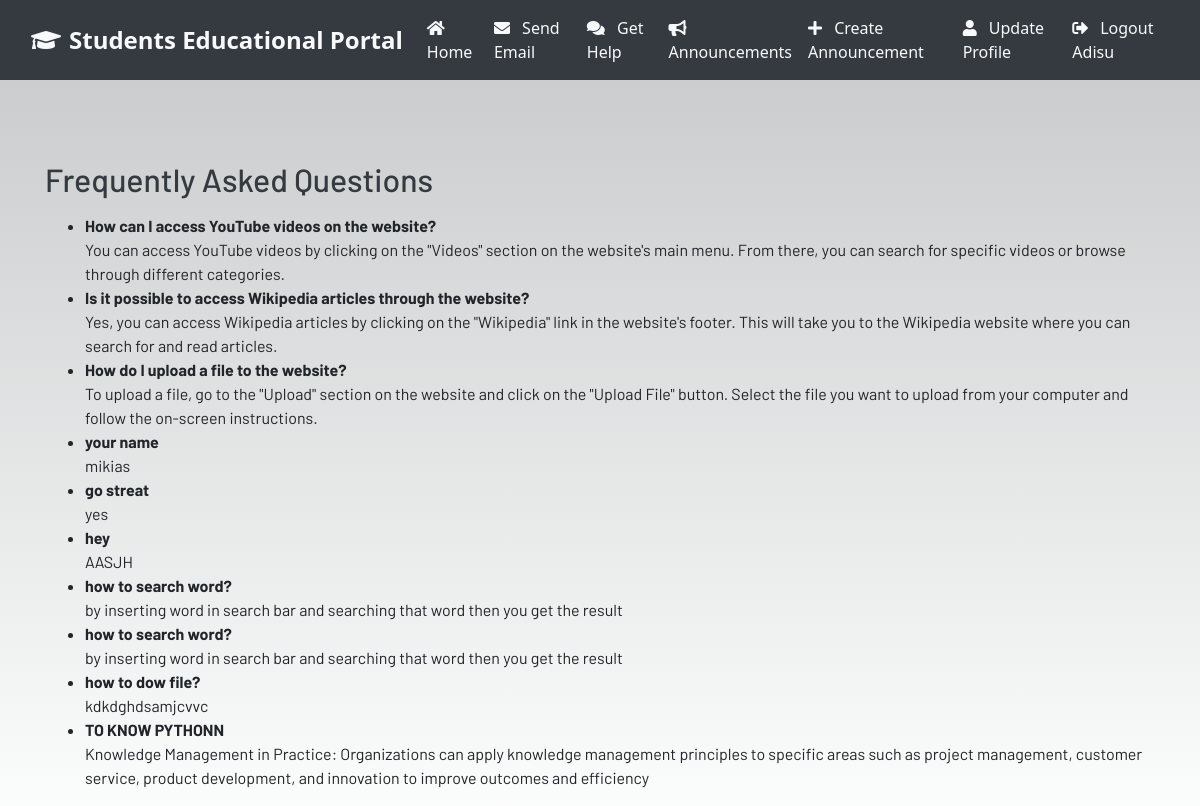
Page /faq/ (signed in) on the earlier database version.
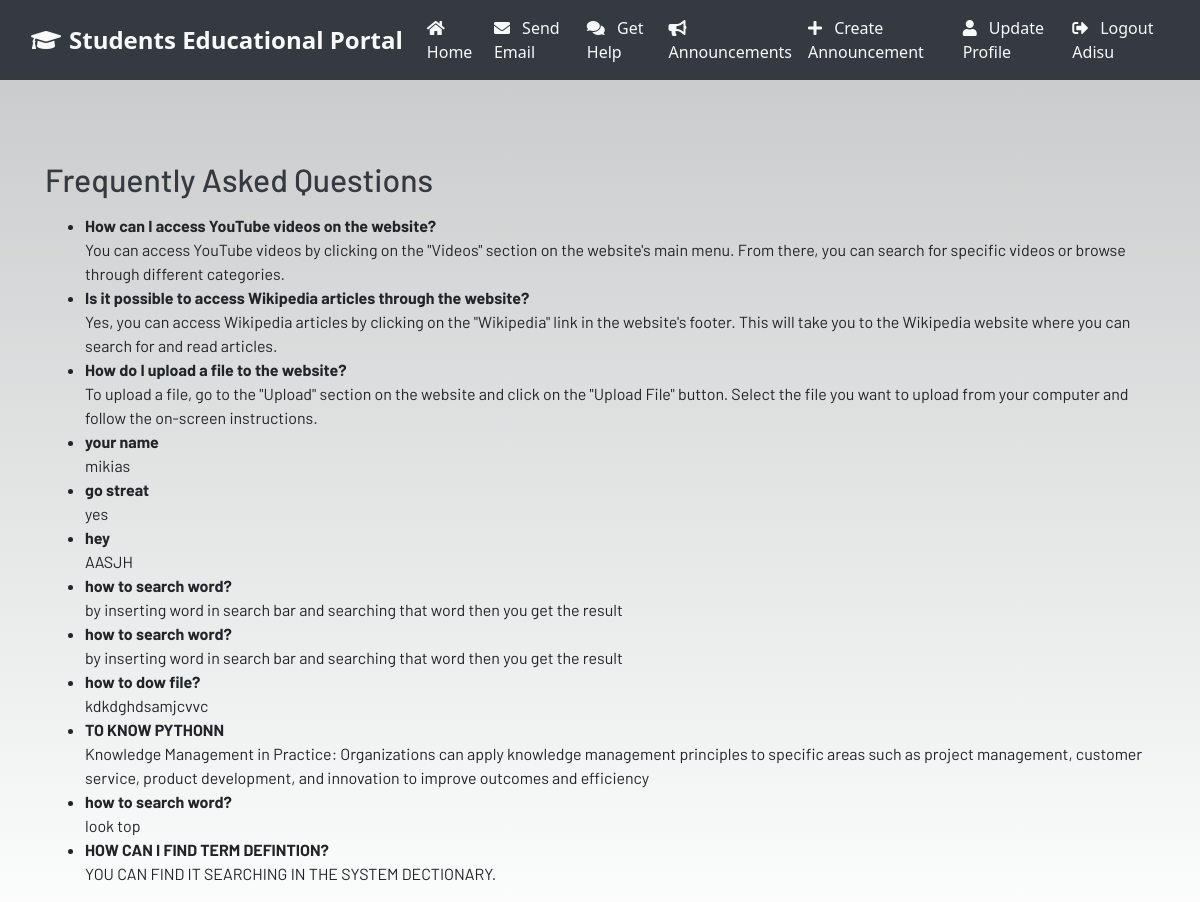
Same page on the later database version.
### dashboard/models.py (models this page shows, shortened)
class FAQ(models.Model):
    question = models.CharField(max_length=255)
    answer = models.TextField()

### dashboard/views.py (the view)
# urls.py: path('faq/', views.faq, name='faq'),
@login_required
def faq(request):
    faqs = FAQ.objects.all()
    return render(request, 'dashboard/faq.html', {'faqs': faqs})

### dashboard/templates/dashboard/faq.html
{% extends 'dashboard/base.html' %}
{% block content %}
<h2>Frequently Asked Questions</h2>
<ul>
    {% for faq in faqs %}
        <li>
            <strong>{{ faq.question }}</strong><br>
            {{ faq.answer }}
        </li>
    {% endfor %}
</ul>
{% endblock %}

Differences in the rows shown:
added FAQ: question "how to search word?", answer "look top"
added FAQ: question "HOW CAN I FIND TERM DEFINTION?", answer "YOU CAN FIND IT SEARCHING IN THE SYSTEM DECTIONARY."
